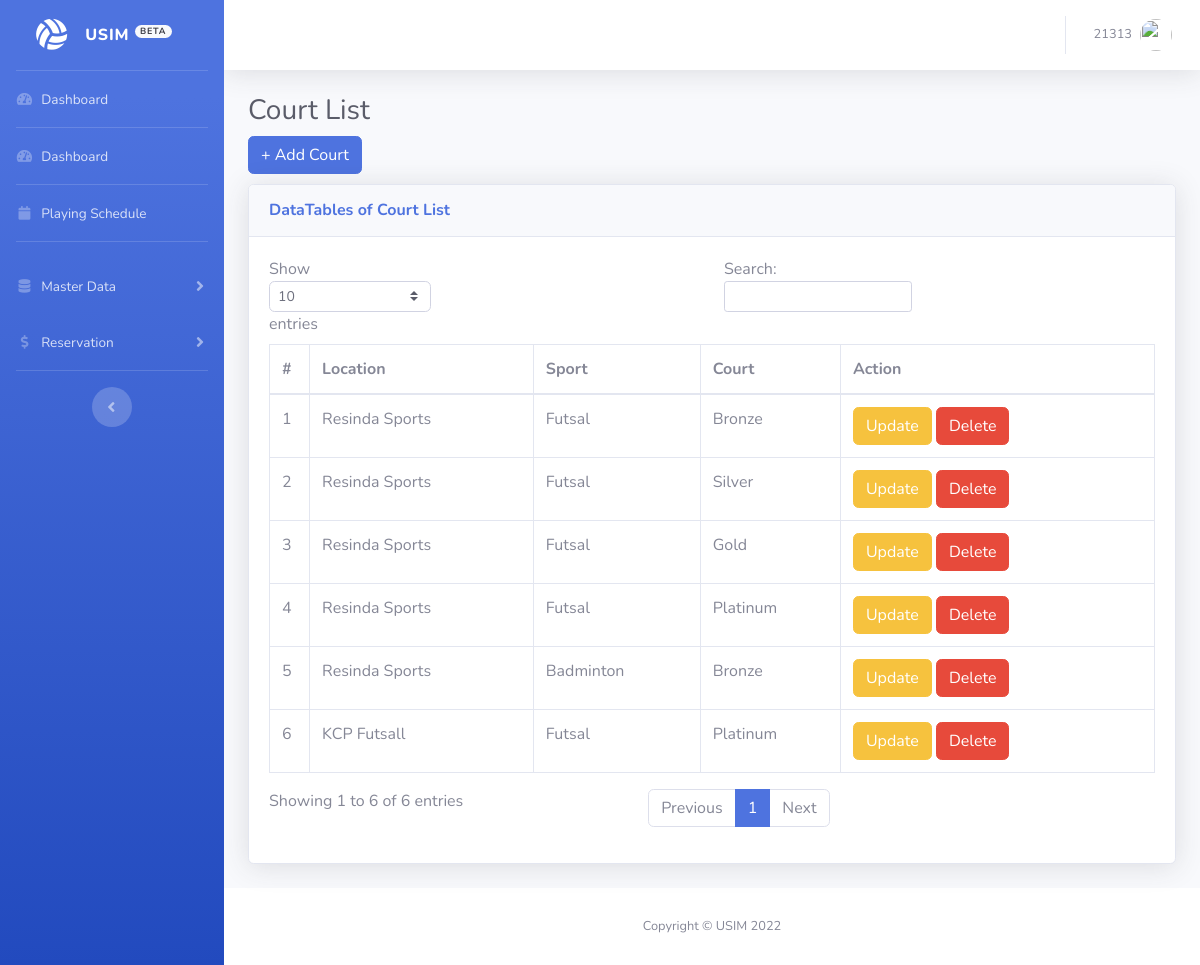
Page /admin/price.php (signed in) on the committed database.
### tables this page shows
CREATE TABLE `price` (
  `id` int(11) NOT NULL,
  `location_id` int(11) NOT NULL,
  `field_id` int(11) NOT NULL,
  `category` varchar(255) NOT NULL,
  `price` int(11) NOT NULL,
  `type` varchar(255) NOT NULL,
  `url` varchar(255) NOT NULL
);

CREATE TABLE `location` (
  `id` int(11) NOT NULL,
  `location_name` varchar(512) NOT NULL,
  `address` text NOT NULL,
  `picture` text NOT NULL
);

CREATE TABLE `field` (
  `id` int(11) NOT NULL,
  `location_id` int(11) NOT NULL,
  `field_name` varchar(255) NOT NULL,
  `picture` varchar(512) NOT NULL,
  `url` varchar(255) NOT NULL
);

### admin/price.php (the view, shortened to what this page needs)
<!DOCTYPE html>
<html lang="en">
<head>
  <link href="vendor/fontawesome-free/css/all.min.css" rel="stylesheet" type="text/css">
  <link href="css/sb-admin-2.min.css" rel="stylesheet">
</head>
<body id="page-top">
  <div id="wrapper">
    <ul class="navbar-nav bg-gradient-primary sidebar sidebar-dark accordion" id="accordionSidebar">
<a class="sidebar-brand d-flex align-items-center justify-content-center" href="index.php">
        <div class="sidebar-brand-icon rotate-n-15">
          <i class="fas fa-volleyball-ball"></i>
        </div>
        <div class="sidebar-brand-text mx-3">USIM <sup><span class="badge badge-pill badge-light">BETA</span></sup></div>
      </a>
      <hr class="sidebar-divider my-0">
      <li class="nav-item">
        <a class="nav-link" href="index.php">
          <i class="fas fa-fw fa-tachometer-alt"></i>
          <span>Dashboard</span></a>
      </li>
      <?php include("menu.php"); ?>
      <div class="text-center d-none d-md-inline">
        <button class="rounded-circle border-0" id="sidebarToggle"></button>
      </div>
    </ul>
    <div id="content-wrapper" class="d-flex flex-column">
      <div id="content">
        <nav class="navbar navbar-expand navbar-light bg-white topbar mb-4 static-top shadow">
          <ul class="navbar-nav ml-auto">
            <li class="nav-item dropdown no-arrow">
              <a class="nav-link dropdown-toggle" href="#" id="userDropdown" role="button" data-toggle="dropdown" aria-haspopup="true" aria-expanded="false">
                <span class="mr-2 d-none d-lg-inline text-gray-600 small"><?php echo $_SESSION['staff_id']; ?></span>
                <img class="img-profile rounded-circle" src="https://source.unsplash.com/QAB-WJcbgJk/60x60">
              </a>
            </li>
          </ul>
        </nav>
        <div class="container-fluid">
          <h1 class="h3 mb-2 text-gray-800">Court List</h1>
          <a type="button" href="price-add.php" class="btn btn-primary">+ Add Court</a>
          <div class="card shadow mb-4" style="margin-top:10px;">
            <div class="card-header py-3">
              <h6 class="m-0 font-weight-bold text-primary">DataTables of Court List</h6>
            </div>
            <div class="card-body">
              <div class="table-responsive">
                <table class="table table-bordered" id="dataTable" width="100%" cellspacing="0">
                  <thead>
                    <tr>
                      <th>#</th>
                      <th>Location</th>
                      <th>Sport</th>
                      <th>Court</th>
                      <th>Action</th>
                    </tr>
                  </thead>
                  <tbody>
                    <?php
                    include_once("connect.php");
                    $no = 1;
                    $sql = "SELECT price.category, price.price, price.type,
                    price.url, price.id, location.location_name, field.field_name FROM (price price LEFT JOIN location location ON price.location_id=location.id)
                    LEFT JOIN field field ON field.id=price.field_id
                     ORDER BY id ASC";
                    $result = mysqli_query($mysqli, $sql) or die (mysqli_error($mysqli));
                        while($reserv = mysqli_fetch_array($result)) {
                            echo "<tr>";
                            echo "<td>".$no++."</td>";
                            echo "<td>".$reserv['location_name']."</td>";
                            echo "<td>".$reserv['field_name']."</td>";
                            echo "<td>".$reserv['category']."</td>";
                            echo '<td><a href="price-edit.php?id='.$reserv['id'].'" type="button" class="btn btn-warning" onclick="return approve()">Update</a> <a href="price-delete.php?id='.$reserv['id'].'" type="button" class="btn btn-danger" onclick="return decline()">Delete</a></td>';
                        }
                    ?>
                  </tbody>
                </table>
              </div>
            </div>
          </div>
        </div>
      </div>
      <footer class="sticky-footer bg-white">
        <div class="container my-auto">
          <div class="copyright text-center my-auto">
            <span>Copyright &copy; USIM 2022</span>
          </div>
        </div>
      </footer>
    </div>
  </div>
</body>
</html>

### rows in the picture
price: location.location_name "Resinda Sports", field.field_name "Futsal", category "Bronze"
price: location.location_name "Resinda Sports", field.field_name "Futsal", category "Silver"
price: location.location_name "Resinda Sports", field.field_name "Futsal", category "Gold"
price: location.location_name "Resinda Sports", field.field_name "Futsal", category "Platinum"
price: location.location_name "Resinda Sports", field.field_name "Badminton", category "Bronze"
price: location.location_name "KCP Futsall", field.field_name "Futsal", category "Platinum"

### other values in the picture
$_SESSION['staff_id'] "21313"
